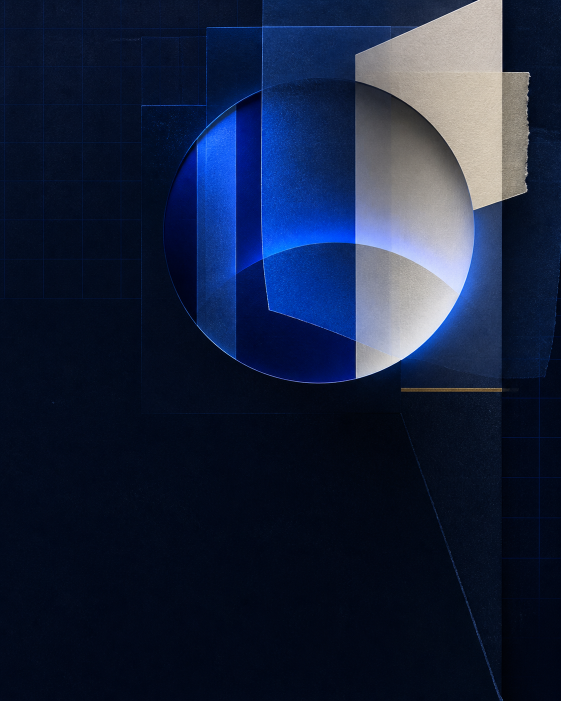
#> input picture xx-Analise-Perfil-JCLUZ/00-Gustavo Lima/output/carrossel-cultura-jcluz/arte-base.png, 1122 x 1402 px (shown at 1/2 size)
$ python build_carousel.py
#> lines starting #> are read from the running program, lines starting #| are printed output that depends on the picture; after the words box and inside, x2 and y2 are one past the last pixel; in counts of white or black regions, pixels touching at a corner belong together
from pathlib import Path
from PIL import Image, ImageDraw, ImageFont, ImageFilter, ImageEnhance
import random


ROOT = Path(__file__).resolve().parent
OUT = ROOT / "telas"
OUT.mkdir(exist_ok=True)

W, H = 1080, 1350
M = 84

NAVY = "#071426"
NAVY_2 = "#0C1D35"
BLUE = "#2F6BFF"
COBALT = "#1147D7"
ICE = "#EAF0FF"
WARM = "#F4F0E7"
WHITE = "#FAFAF7"
GOLD = "#C8A45A"
INK = "#101D31"
MUTED = "#596579"

FONT_REG = r"C:\Windows\Fonts\segoeui.ttf"
FONT_BOLD = r"C:\Windows\Fonts\segoeuib.ttf"


def font(size, bold=False):
    return ImageFont.truetype(FONT_BOLD if bold else FONT_REG, size)


def canvas(color):
    return Image.new("RGB", (W, H), color)


def add_grain(im, opacity=12, seed=7):
    random.seed(seed)
    noise = Image.effect_noise((W, H), 28).convert("L")
    noise = ImageEnhance.Contrast(noise).enhance(0.7)
    layer = Image.new("RGBA", (W, H), (255, 255, 255, 0))
    layer.putalpha(noise.point(lambda p: int(p * opacity / 255)))
    return Image.alpha_composite(im.convert("RGBA"), layer).convert("RGB")


def base_art():
    source = Image.open(ROOT / "arte-base.png").convert("RGB")
#> source is the input picture: PIL image 1122x1402 RGB; mean R, G, B 23.1, 34.2, 60.3
    scale = max(W / source.width, H / source.height)
#> scale = 0.963
    size = (round(source.width * scale), round(source.height * scale))
#> size = (1080, 1350)
    source = source.resize(size, Image.Resampling.LANCZOS)
#> source: PIL image 1080x1350 RGB
    left = (source.width - W) // 2
#> left = 0
    top = (source.height - H) // 2
#> top = 0
    return source.crop((left, top, left + W, top + H))


def top_meta(draw, number, dark=True, label="CULTURA • JC LUZ"):
    color = ICE if dark else MUTED
    draw.text((M, 54), label, font=font(19, True), fill=color)
    num = f"{number:02d} / 08"
    bbox = draw.textbbox((0, 0), num, font=font(18, True))
    draw.text((W - M - (bbox[2] - bbox[0]), 54), num, font=font(18, True), fill=color)


def footer(draw, dark=True, hint=None):
    color = (234, 240, 255, 150) if dark else (16, 29, 49, 130)
    draw.line((M, H - 74, W - M, H - 74), fill=color, width=1)
    draw.rounded_rectangle((M, H - 50, M + 18, H - 32), radius=4, fill=BLUE)
    draw.text((M + 30, H - 55), "JC LUZ", font=font(17, True), fill=color)
    if hint:
        bbox = draw.textbbox((0, 0), hint, font=font(16, True))
        draw.text((W - M - (bbox[2] - bbox[0]), H - 54), hint, font=font(16, True), fill=color)


def line(draw, xy, text, size, color, bold=False, anchor=None, spacing=8):
    draw.multiline_text(xy, text, font=font(size, bold), fill=color, spacing=spacing, anchor=anchor)


def pill(draw, x, y, text, fill, color, width=None):
    f = font(19, True)
#> in add_grain, `noise = Image.effect_noise((W, H), 28).convert("L")`:
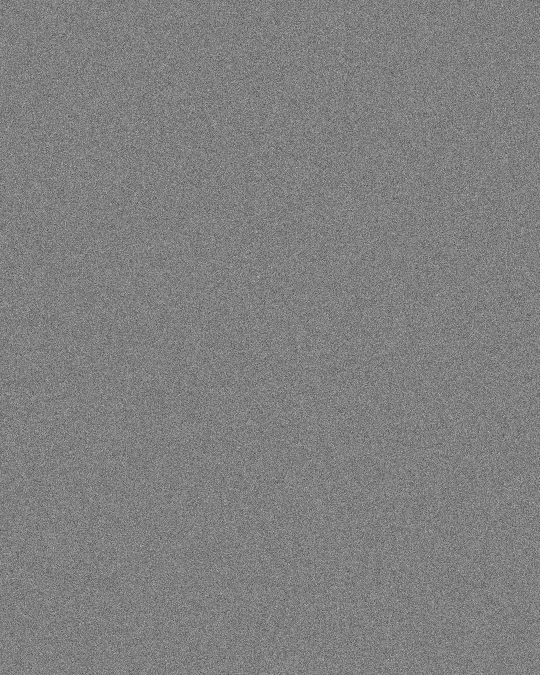
#> noise: PIL image 1080x1350 L (shown at 1/2 size); min 0, max 255, mean 127.5
    bb = draw.textbbox((0, 0), text, font=f)
    tw = bb[2] - bb[0]
    pw = width or tw + 42
    draw.rounded_rectangle((x, y, x + pw, y + 48), radius=24, fill=fill)
    draw.text((x + 21, y + 11), text, font=f, fill=color)


def circle_crop(source, diameter, x, y, border=0, border_color=BLUE):
#> called with diameter = 520, x = 610, y = 135, border = 3, border_color = '#2F6BFF'
    crop = source.resize((diameter, diameter), Image.Resampling.LANCZOS)
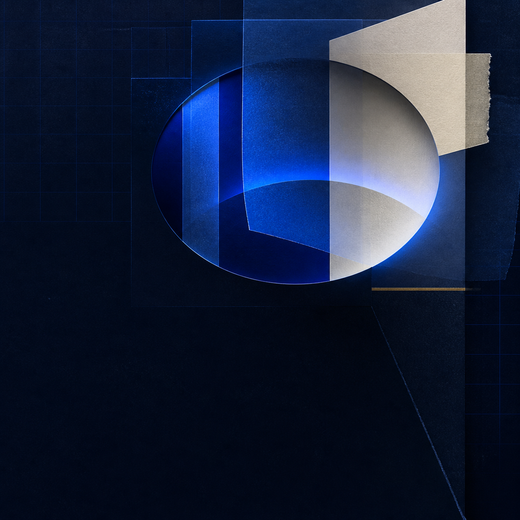
#> crop: PIL image 520x520 RGB; mean R, G, B 23.1, 34.2, 60.3
    mask = Image.new("L", (diameter, diameter), 0)
#> mask: PIL image 520x520 L; every value is 0
    ImageDraw.Draw(mask).ellipse((0, 0, diameter, diameter), fill=255)
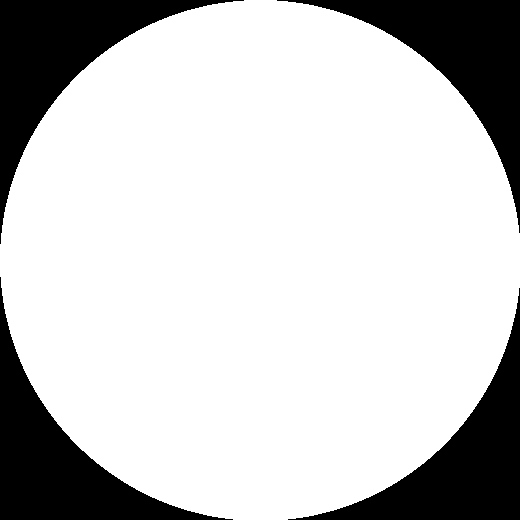
#> mask: PIL image 520x520 L; 78.8% white; 4 black regions, box (x1, y1, x2, y2) and area: (0, 0, 244, 244) 14580, (277, 0, 520, 233) 14336, (0, 277, 233, 520) 14336, (288, 288, 520, 520) 14093
    holder = Image.new("RGBA", (W, H), (0, 0, 0, 0))
#> holder: PIL image 1080x1350 RGBA; every value is 0
    holder.paste(crop.convert("RGBA"), (x, y), mask)
    if border:
        ImageDraw.Draw(holder).ellipse((x, y, x + diameter, y + diameter), outline=border_color, width=border)
    return holder


def save(im, number):
    final = add_grain(im, opacity=8, seed=number)
    final.save(OUT / f"{number:02d}.png", quality=95)


ART = base_art()


# 01 — Capa
im = ART.copy().convert("RGBA")
shade = Image.new("RGBA", (W, H), (3, 12, 24, 0))
sd = ImageDraw.Draw(shade)
sd.rectangle((0, 0, W, H), fill=(3, 12, 24, 38))
sd.rectangle((0, 650, W, H), fill=(3, 12, 24, 128))
im = Image.alpha_composite(im, shade)
d = ImageDraw.Draw(im)
top_meta(d, 1, dark=True, label="JC LUZ • AGOSTO 2026")
pill(d, M, 715, "DESLIZE PARA OLHAR DE PERTO", (47, 107, 255, 235), WHITE)
line(d, (M, 790), "Toda empresa tem.", 72, WHITE, True)
line(d, (M, 886), "Poucas param\npara olhar.", 96, WHITE, True, spacing=2)
footer(d, dark=True, hint="→")
save(im, 1)


# 02 — Revelação
im = canvas(WARM).convert("RGBA")
d = ImageDraw.Draw(im)
top_meta(d, 2, dark=False)
im = Image.alpha_composite(im, circle_crop(ART, 520, 610, 135, border=3, border_color=BLUE))
d = ImageDraw.Draw(im)
line(d, (M, 260), "Estamos falando\nde", 58, INK, True, spacing=0)
line(d, (M, 388), "cultura.", 126, BLUE, True)
line(d, (M, 760), "Não a que fica escrita\nna parede.", 48, INK, True, spacing=6)
line(d, (M, 915), "A que aparece nas escolhas, nas conversas\ne no jeito como as pessoas trabalham\nquando o dia aperta.", 34, MUTED, False, spacing=12)
footer(d, dark=False)
save(im, 2)


# 03 — Definição
im = canvas(COBALT).convert("RGBA")
d = ImageDraw.Draw(im)
for x, y, r, alpha in [(720, 180, 430, 34), (820, 500, 560, 24), (780, 890, 460, 20)]:
    d.ellipse((x, y, x + r, y + r), outline=(244, 240, 231, alpha), width=4)
top_meta(d, 3, dark=True)
pill(d, M, 250, "O QUE É UM EVENTO DE CULTURA?", (244, 240, 231, 240), COBALT)
line(d, (M, 360), "Uma pausa\ncom propósito.", 98, WHITE, True, spacing=0)
line(d, (M, 650), "Um espaço para sair do automático\ne conversar sobre:", 32, ICE, False, spacing=8)
line(d, (M, 765), "quem somos,", 56, WHITE, True)
line(d, (M, 840), "o que queremos preservar", 56, WHITE, True)
line(d, (M, 915), "e o que precisa evoluir.", 56, WHITE, True)
footer(d, dark=True)
save(im, 3)
#> call 3 of add_grain, with opacity = 8, seed = 3
#> in add_grain (call 3), `return Image.alpha_composite(im.convert("RGBA"), layer).convert("RGB")`:
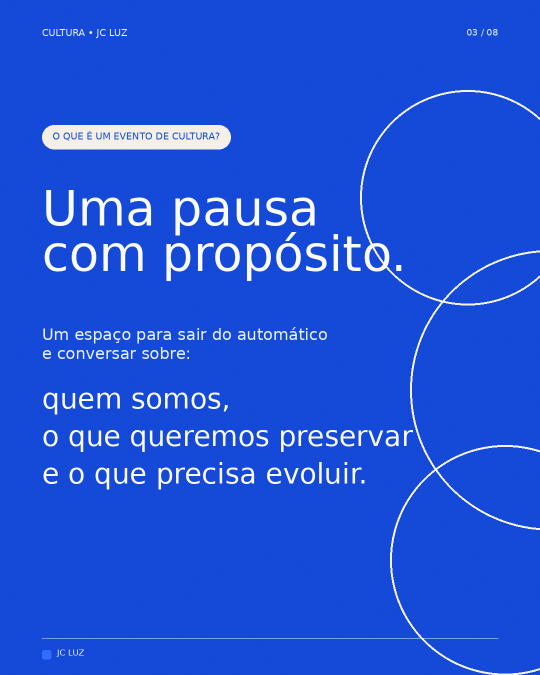
#> returned value: PIL image 1080x1350 RGB (shown at 1/2 size); mean R, G, B 32.6, 82.7, 217


# 04 — Importância
im = canvas(NAVY).convert("RGBA")
d = ImageDraw.Draw(im)
top_meta(d, 4, dark=True)
d.ellipse((650, 135, 1220, 705), outline=(47, 107, 255, 150), width=5)
d.ellipse((770, 255, 1095, 580), fill=(47, 107, 255, 22), outline=(244, 240, 231, 70), width=2)
pill(d, M, 250, "POR QUE ISSO IMPORTA?", (47, 107, 255, 235), WHITE)
line(d, (M, 375), "A cultura não\ndeixa de existir", 78, WHITE, True, spacing=2)
line(d, (M, 585), "quando ninguém\nolha para ela.", 78, ICE, True, spacing=2)
line(d, (M, 860), "Ela apenas passa a ser construída", 35, ICE, False)
line(d, (M, 920), "pelo acaso.", 94, GOLD, True)
footer(d, dark=True)
save(im, 4)


# 05 — Participação
im = canvas(WHITE).convert("RGBA")
d = ImageDraw.Draw(im)
top_meta(d, 5, dark=False)
pill(d, M, 228, "QUANDO O TIME PARTICIPA", BLUE, WHITE)
line(d, (M, 350), "a cultura deixa\nde ser apenas", 74, INK, True, spacing=2)
line(d, (M, 548), "um conceito.", 104, BLUE, True)
d.line((M, 685, W - M, 685), fill="#CAD4E6", width=2)
line(d, (M, 760), "Ela ganha exemplos,\nconversas e atitudes", 58, INK, True, spacing=4)
line(d, (M, 940), "que todo mundo consegue reconhecer\nno dia a dia.", 36, MUTED, False, spacing=12)
d.ellipse((760, 930, 1040, 1210), outline=(47, 107, 255, 60), width=3)
d.ellipse((840, 1010, 1000, 1170), fill=(47, 107, 255, 22))
footer(d, dark=False)
save(im, 5)
#> in add_grain (call 5), `return Image.alpha_composite(im.convert("RGBA"), layer).convert("RGB")`:
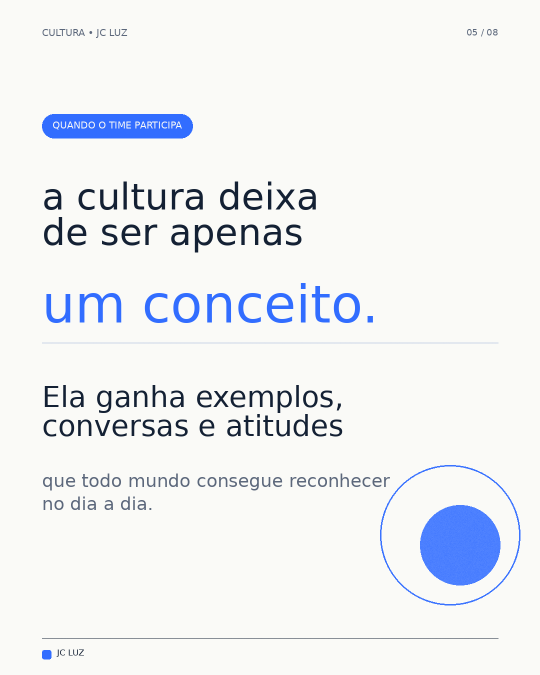
#> returned value: PIL image 1080x1350 RGB (shown at 1/2 size); mean R, G, B 238, 240.2, 242.6


# 06 — Virada JC Luz
blur = ART.filter(ImageFilter.GaussianBlur(2)).convert("RGBA")
overlay = Image.new("RGBA", (W, H), (4, 15, 31, 92))
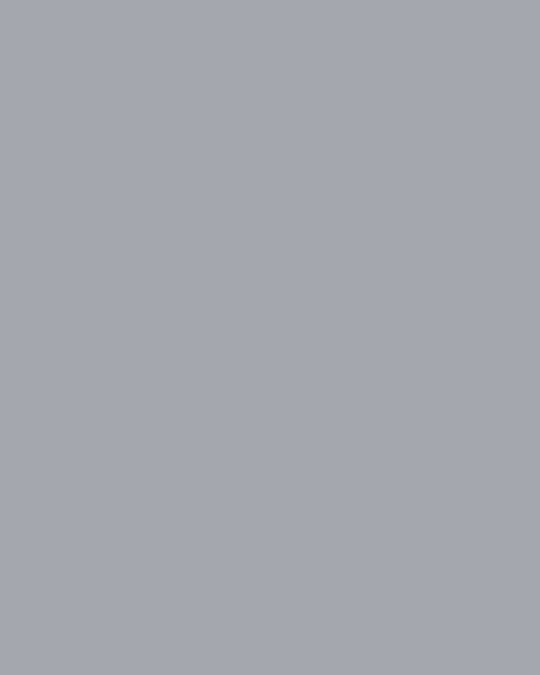
#> overlay: PIL image 1080x1350 RGBA (shown at 1/2 size); mean R, G, B, A 4, 15, 31, 92; transparent parts drawn white
im = Image.alpha_composite(blur, overlay)
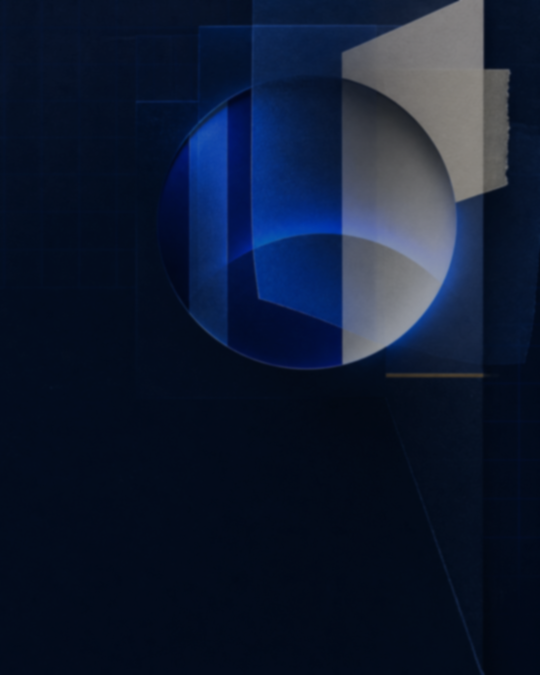
#> im: PIL image 1080x1350 RGBA (shown at 1/2 size); mean R, G, B, A 16.2, 27.3, 49.7, 255
d = ImageDraw.Draw(im)
top_meta(d, 6, dark=True, label="AQUI, A CONVERSA SE TORNA NOSSA")
pill(d, M, 280, "PELA PRIMEIRA VEZ", (200, 164, 90, 235), NAVY)
line(d, (M, 405), "Foi com esse olhar", 60, ICE, False)
line(d, (M, 500), "que a JC Luz", 104, WHITE, True)
line(d, (M, 635), "decidiu fazer\nalgo diferente.", 88, WHITE, True, spacing=0)
line(d, (M, 930), "Parar. Ouvir. Refletir. Construir juntos.", 34, ICE, False)
footer(d, dark=True)
save(im, 6)


# 07 — Evento
im = canvas(WARM).convert("RGBA")
d = ImageDraw.Draw(im)
top_meta(d, 7, dark=False)
line(d, (M, 235), "2", 208, BLUE, True)
line(d, (310, 284), "primeiras", 48, INK, True)
line(d, (310, 344), "semanas", 72, INK, True)
line(d, (310, 428), "de agosto", 42, MUTED, False)
d.line((M, 515, W - M, 515), fill="#BFCADD", width=2)
line(d, (M, 590), "Nosso primeiro\nevento de cultura.", 76, INK, True, spacing=2)
line(d, (M, 825), "Um tempo para ouvir, refletir e aproximar\nas pessoas da empresa que estamos\nconstruindo juntos.", 38, MUTED, False, spacing=14)
pill(d, M, 1070, "PRIMEIRO EVENTO • AGOSTO", NAVY, WHITE)
footer(d, dark=False)
save(im, 7)


# 08 — Fechamento
im = ART.copy().convert("RGBA")
overlay = Image.new("RGBA", (W, H), (3, 12, 24, 116))
im = Image.alpha_composite(im, overlay)
d = ImageDraw.Draw(im)
top_meta(d, 8, dark=True, label="CULTURA EM MOVIMENTO")
line(d, (M, 300), "O evento\nterminou.", 86, ICE, True, spacing=0)
line(d, (M, 545), "O olhar\nficou.", 118, WHITE, True, spacing=0)
d.line((M, 855, 420, 855), fill=GOLD, width=5)
line(d, (M, 905), "Cultura não acontece em uma data.\nEla aparece todos os dias — e é\nconstruída por todos nós.", 38, ICE, False, spacing=14)
footer(d, dark=True, hint="JC LUZ • 2026")
save(im, 8)


# Contact sheet para revisão rápida
thumb_w, thumb_h = 324, 405
sheet = Image.new("RGB", (thumb_w * 4 + 60, thumb_h * 2 + 40), "#DCE2EA")
for index in range(1, 9):
    slide = Image.open(OUT / f"{index:02d}.png").resize((thumb_w, thumb_h), Image.Resampling.LANCZOS)
    col = (index - 1) % 4
    row = (index - 1) // 4
    sheet.paste(slide, (12 + col * (thumb_w + 12), 12 + row * (thumb_h + 12)))
sheet.save(ROOT / "preview-carrossel.png", quality=95)

print(f"Carrossel exportado em: {OUT}")
